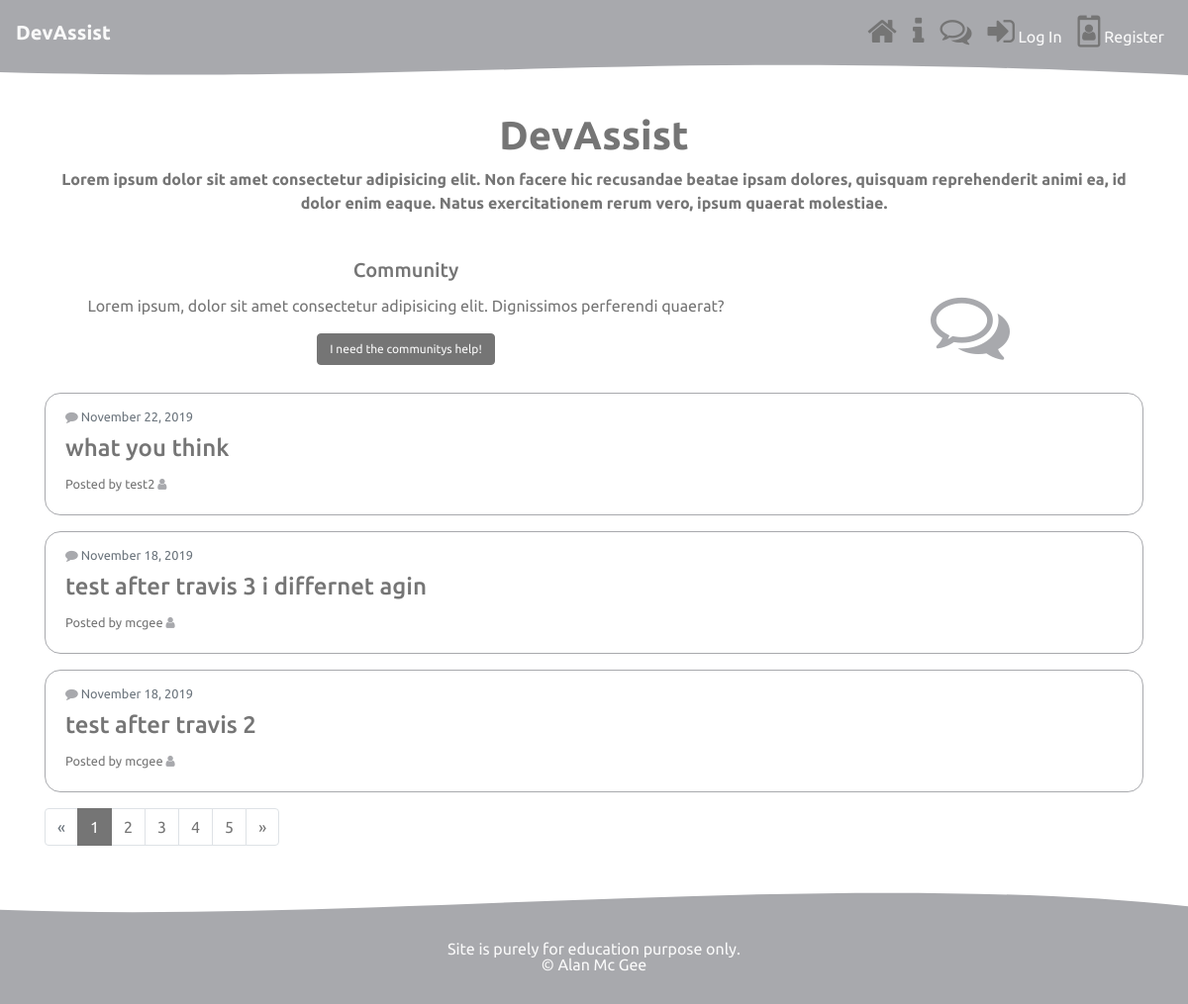
/community/, run on the app's committed database.
### forum/models.py (models this page shows, shortened)
class Post(models.Model):
    title = models.CharField(max_length=100)
    content = models.TextField()
    date_posted = models.DateTimeField(default=timezone.now)
    author = models.ForeignKey(User, on_delete=models.CASCADE) # cascade -  when user is deleted remove all posts
    class Meta:
        ordering = ("-date_posted", )

### forum/views.py (the view)
# urls.py: path('community/', include('forum.urls')),
def community(request):
    querys = Post.objects.all()
    page = request.GET.get('page', 1)
    print(f' page is {page}')
    paginator = Paginator(querys, 3)
    post_pag = paginator.get_page(page)
    context = {
        "posts": post_pag
    }
    return render(request, "forum/forum_list.html", context)

### forum/templates/forum/forum_list.html
{% extends "base.html" %}
{% block content %}
<div class="container mt-2 mb-2">
  <div class="row">
    <div class="col-md-8 order-2 order-md-1">
      <div class="card">
        <div class="card-body">
          <h5 class="card-title">Community</h5>
          <p class="card-text">Lorem ipsum, dolor sit amet consectetur adipisicing elit. Dignissimos perferendi
            quaerat?</p>
          <a href="{% url 'post-create' %}" class="btn btn-info">I need the communitys help!</a>
        </div>
      </div>
    </div>
    <div class="col-md-4 order-1">
      <div style="margin: auto; text-align: center; padding-top:3rem;">
        <i class="fa fa-comments-o fa-5x" aria-hidden="true"></i>
      </div>
    </div>
  </div>
</div>
<div class="container mt-2 mb-2">
  {% for post in posts %}
  <div class="row mb-3">
    <div class="col">
      <div class="card query-card">
        <div class="card-body query">
          <p class="card-subtitle mb-2 text-muted small"><i class="fa fa-comment" aria-hidden="true"></i>  {{ post.date_posted|date:"F d, Y" }}</p>
          <h4><a class="article-title" href="{% url 'post-detail' post.pk %}">{{ post.title }}</a></h4>
          <small>Posted by {{ post.author}}  <i class="fa fa-user" aria-hidden="true"></i>
          </small>
        </div>
      </div>
    </div>
  </div>
  {% endfor %}
  {% if posts.has_other_pages %}
  <ul class="pagination">
    {% if posts.has_previous %}
    <li class="page-item"><a class="page-link" href="?page={{ posts.previous_page_number }}">&laquo;</a></li>
    {% else %}
    <li class="disabled page-item"><span class="page-link">&laquo;</span></li>
    {% endif %}
    {% for i in posts.paginator.page_range %}
    {% if posts.number == i %}
    <li class="active page-item"><span class="page-link">{{ i }} <span class="sr-only">(current)</span></span></li>
    {% else %}
    <li><a class="page-link" href="?page={{ i }}">{{ i }}</a></li>
    {% endif %}
    {% endfor %}
    {% if posts.has_next %}
    <li class="page-item"><a class="page-link" href="?page={{ posts.next_page_number }}">&raquo;</a></li>
    {% else %}
    <li class="disabled page-item"><span class="page-link">&raquo;</span></li>
    {% endif %}
  </ul>
  {% endif %}
</div>
{% endblock%}

### static/css/main.css (style rules this page uses)
body { font-family: 'Ubuntu', sans-serif; color: #757575; }
.card { border: none; text-align: center; }
.fa { color: #a8a9ad; }
.btn-info { font-size: .75rem; background-color: #757575; color: #fafafa; border-color: #757575; }
.query { text-align: left; }
.page-item.active .page-link { background-color: #757575; border-color: #757575; }
.page-link { color: #757575; }
.article-title { color: #757575; }
.query-card { border-style: solid; border-color: #a8a9ad; border-radius: 1rem; border-width: thin; }

### data on the page
Post: date_posted "November 22, 2019", title "what you think", author "test2"
Post: date_posted "November 18, 2019", title "test after travis 3 i differnet agin", author "mcgee"
Post: date_posted "November 18, 2019", title "test after travis 2", author "mcgee"

### other printed values
{{ i }} "1"
{{ i }} "2" "3" "4" "5"
